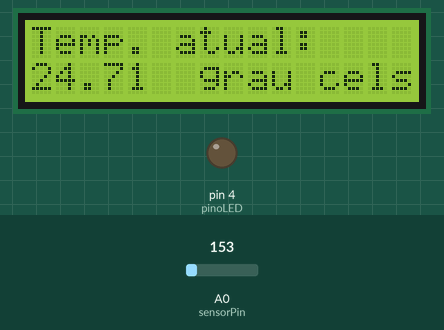
A sketch run on a simulated Arduino Uno, built with avr-gcc and run on an emulated ATmega328P. Shown: 16×2 character LCD, output pins drawn as LEDs (lit = HIGH). The inputs (shaded band) are chosen by the test bench; at power-on: A0 (sensorPin) = 153. What the sketch prints to the serial monitor is not drawn.

Above: at 1.2 s.
1.3 s: A0 (sensorPin) set to 165
At 1.9 s:
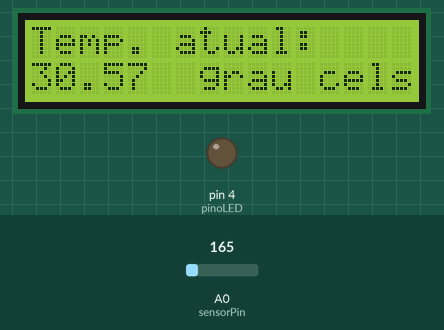
3.0 s: A0 (sensorPin) set to 134
At 3.6 s:
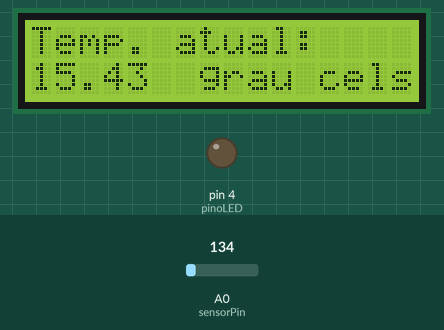
4.6 s: A0 (sensorPin) set to 115
At 5.4 s:
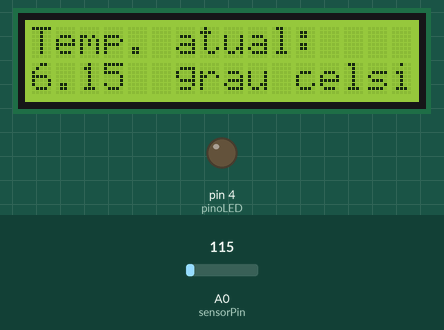
6.1 s: A0 (sensorPin) set to 133
At 7.2 s:
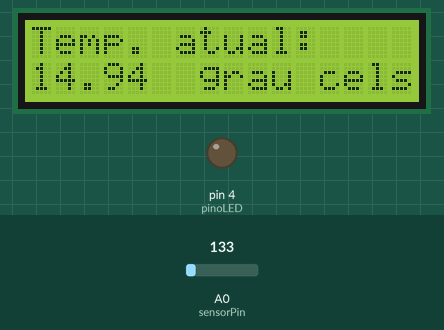
Timing chart, 0 to 8.6 s (numbered marks = the images above; inputs shaded):
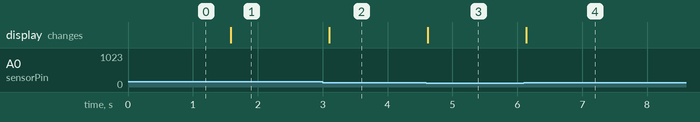

The sketch:

auto-fanv2.ino
```cpp
/*Componentes:
Chave deslizante: liga/desliga dispositivo
Arduino uno: Le sensores e aciona transistor
Sensor PIR: Saida 1 se detectar presença
Sensor TMP36: Sinal de Mv proporcional a temperatura
Relé: chaveia a energia de acionamento da carga
Motor: representa ventilador a ser acionado
Pilhas AA: representa a fonte de energia da carga
Display: exibe a temperatura do ambiente
Resistores: para controle de corrente no display*/

#include <LiquidCrystal.h>
// biblioteca de controle do display
LiquidCrystal lcd(13, 12, 11, 10, 9, 8);
const int pinoPIR = 2;
const int pinoLED = 4;
int sensorPin = 0;
// variaveis de entrada e saída

void setup(){
  lcd.begin(16, 2);
  Serial.begin(9600);
  pinMode(pinoLED, OUTPUT);
  pinMode(pinoPIR, INPUT);
}
// configuração dos pinos

void loop(){
int reading = analogRead(sensorPin);
//le a entrada analogica
float voltage = reading * 5.0;
voltage /= 1024.0;
//converte o valor em tensão
Serial.print(voltage); Serial.println(" volts");
//mostra no monitor serial a tensão equivalente
float temperatureC = (voltage - 0.5) * 100 ;
//converte o valor de tensao em temperatura
Serial.print(temperatureC); Serial.println(" degrees C");
//mostra  a temperatura no monitor serial

//Print a message to the LCD.
  	lcd.println("Temp. atual:");
//set the cursor to column 0, line 1
//(note: line 1 is the second row, since counting begins with 0):
	lcd.setCursor(0, 1);
  	lcd.println(temperatureC); lcd.print("grau celsius");
//print the number of seconds since reset:
//lcd.println(millis() / 1000);

if(temperatureC > 32){
   if (digitalRead(pinoPIR) == HIGH) {
   digitalWrite(pinoLED, HIGH);
   }
// se a temperatura maior que 32°C, le sensor de presença
// se o sensor detectar presença, aciona motor
}else{
  digitalWrite(pinoLED, LOW);
}
//caso contrario, desliga relé ("ventilador")
delay (500);
//aguarda 500 ms e refaz o loop
}
```

Measured:
- the behaviour switches between 123 and 122 on A0 (sensorPin) (found by bisection; images 2 and 3)
- after the input at 1.3 s, the display: changes after 0.29 s (image 1)
- after the input at 3.0 s, the display: changes after 0.10 s (image 2)
- after the input at 4.6 s, the display: changes at once (image 3)
- after the input at 6.1 s, the display: changes at once (image 4)
